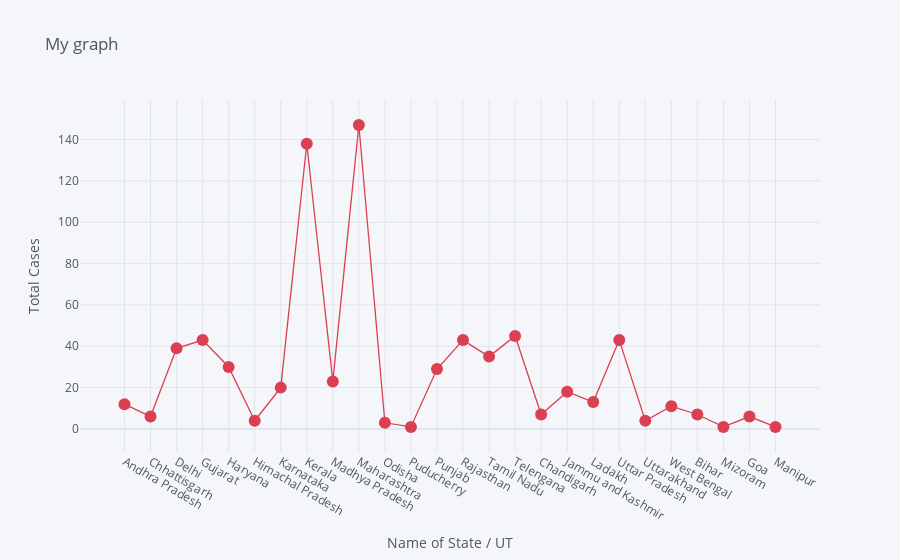

Here is the notebook cell this chart was saved with:
### Code cell
df.iplot(kind='scatter',x='Name of State / UT',y='Total Cases',mode='lines+markers',title='My graph',xTitle='Name of State / UT',yTitle='Total Cases',colors='red')

### Figure 1 — Plotly figure (JSON) as saved in the notebook; plotly's stock layout.template omitted (floating-point values rounded to 4 significant figures)
{"data": [{"line": {"color": "rgba(219, 64, 82, 1.0)", "dash": "solid", "shape": "linear", "width": 1.3}, "marker": {"size": 12, "symbol": "circle"}, "mode": "lines+markers", "name": "Total Cases", "text": "", "type": "scatter", "x": ["Andhra Pradesh", "Chhattisgarh", "Delhi", "Gujarat", "Haryana", "Himachal Pradesh", "Karnataka", "Kerala", "Madhya Pradesh", "Maharashtra", "Odisha", "Puducherry", "Punjab", "Rajasthan", "Tamil Nadu", "Telengana", "Chandigarh", "Jammu and Kashmir", "Ladakh", "Uttar Pradesh", "Uttarakhand", "West Bengal", "Bihar", "Mizoram", "Goa", "Manipur"], "y": [12, 6, 39, 43, 30, 4, 20, 138, 23, 147, 3, 1, 29, 43, 35, 45, 7, 18, 13, 43, 4, 11, 7, 1, 6, 1]}], "layout": {"legend": {"bgcolor": "#F5F6F9", "font": {"color": "#4D5663"}}, "paper_bgcolor": "#F5F6F9", "plot_bgcolor": "#F5F6F9", "title": {"font": {"color": "#4D5663"}, "text": "My graph"}, "xaxis": {"gridcolor": "#E1E5ED", "showgrid": true, "tickfont": {"color": "#4D5663"}, "title": {"font": {"color": "#4D5663"}, "text": "Name of State / UT"}, "zerolinecolor": "#E1E5ED"}, "yaxis": {"gridcolor": "#E1E5ED", "showgrid": true, "tickfont": {"color": "#4D5663"}, "title": {"font": {"color": "#4D5663"}, "text": "Total Cases"}, "zerolinecolor": "#E1E5ED"}}}
